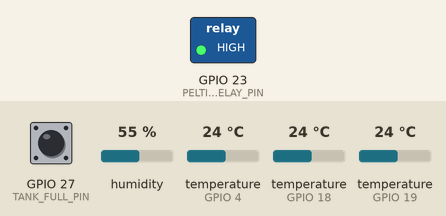
This sketch was run on a simulated ESP32. On the bench: switched loads named in the sketch (green lamp = pin HIGH). Inputs (shaded band) come from the test bench; at power-on: humidity 55 %, GPIO 27 (TANK_FULL_PIN) HIGH, temperature (sensors on GPIO 4, GPIO 18, GPIO 19) 24 °C. What the sketch prints to the serial monitor is not drawn.

Above: at 1.2 s.
1.3 s: humidity set to 78 %
4.7 s: humidity set to 81 %
At 8.7 s:
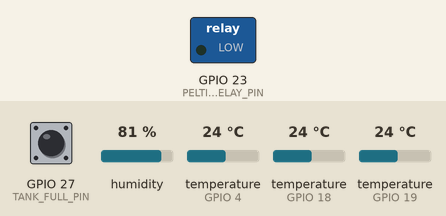
9.0 s: humidity set to 77 %
12.7 s: humidity set to 74 %
At 16.5 s:
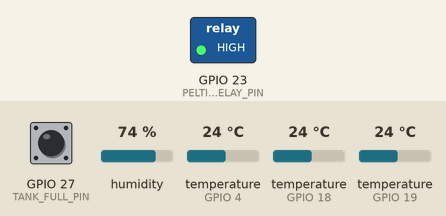
17.0 s: humidity set to 88 %
At 20.9 s:
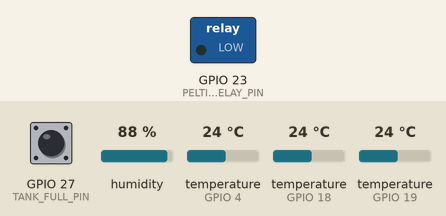
Timing chart, 0 to 22.0 s (numbered marks = the images above; inputs shaded):
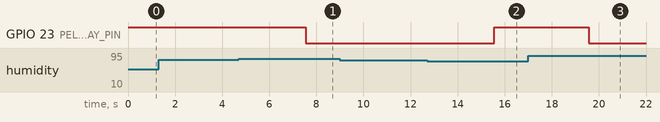

Measured:
- the behaviour switches between 79 and 80 % on humidity (found by bisection; images 0 and 1)
- the behaviour switches between 76 and 75 % on humidity (found by bisection; images 1 and 2)
- after the input at 1.3 s, every drawn part: stays the same
- after the input at 4.7 s, GPIO 23 (PELTIER_RELAY_PIN): HIGH → LOW after 2.8 s
- after the input at 9.0 s, every drawn part: stays the same
- after the input at 12.7 s, GPIO 23 (PELTIER_RELAY_PIN): LOW → HIGH after 2.9 s
- after the input at 17.0 s, GPIO 23 (PELTIER_RELAY_PIN): HIGH → LOW after 2.6 s

The sketch:

esp32_sensor_template.ino
```cpp
/*
  AGRIMETRIX FESTAFORA 2026 - REAL SENSOR TEMPLATE
  -------------------------------------------------
  Template awal untuk ESP32 + DHT22 + 2x DS18B20 + relay/MOSFET driver.
  WAJIB sesuaikan pin, rangkaian driver, pendinginan sisi panas, kalibrasi,
  sensor tandon, pengukuran energi, dan fail-safe dengan perangkat nyata.

  Library eksternal Arduino IDE:
    - DHT sensor library (Adafruit)
    - Adafruit Unified Sensor
    - OneWire
    - DallasTemperature

  PENTING: jangan menghubungkan Peltier langsung ke pin ESP32. Gunakan
  driver/relay/MOSFET dan catu daya yang sesuai serta proteksi kelistrikan.
*/

#include <WiFi.h>
#include <WebServer.h>
#include <DHT.h>
#include <OneWire.h>
#include <DallasTemperature.h>

const char* AP_SSID = "AGRIMETRIX_Hardware";
const char* AP_PASSWORD = "agrimetrixbisa";

#define DHT_PIN 4
#define DHT_TYPE DHT22
#define SURFACE_ONEWIRE_PIN 18
#define HOTSIDE_ONEWIRE_PIN 19
#define TANK_FULL_PIN 27
#define PELTIER_RELAY_PIN 23

// Sesuaikan logika relay dengan modul Anda.
const int RELAY_ON = LOW;
const int RELAY_OFF = HIGH;
const float RH_ON = 80.0f;
const float RH_OFF = 75.0f;
const float HOTSIDE_LIMIT_C = 60.0f;

DHT dht(DHT_PIN, DHT_TYPE);
OneWire surfaceBus(SURFACE_ONEWIRE_PIN);
OneWire hotSideBus(HOTSIDE_ONEWIRE_PIN);
DallasTemperature surfaceSensor(&surfaceBus);
DallasTemperature hotSideSensor(&hotSideBus);
WebServer server(80);

float airTempC = NAN;
float humidity = NAN;
float surfaceTempC = NAN;
float hotSideTempC = NAN;
bool peltierOn = false;
bool sensorOk = false;
bool overheat = false;
bool tankFull = false;
unsigned long lastReadMs = 0;

void updateSensorsAndControl() {
  unsigned long now = millis();
  if (now - lastReadMs < 2000) return;
  lastReadMs = now;

  airTempC = dht.readTemperature();
  humidity = dht.readHumidity();
  surfaceSensor.requestTemperatures();
  hotSideSensor.requestTemperatures();
  surfaceTempC = surfaceSensor.getTempCByIndex(0);
  hotSideTempC = hotSideSensor.getTempCByIndex(0);
  tankFull = digitalRead(TANK_FULL_PIN) == LOW; // sesuaikan dengan sensor Anda

  bool dhtValid = !isnan(airTempC) && !isnan(humidity);
  bool surfaceValid = surfaceTempC > -100.0f && surfaceTempC < 100.0f;
  bool hotSideValid = hotSideTempC > -100.0f && hotSideTempC < 120.0f;
  sensorOk = dhtValid && surfaceValid && hotSideValid;
  overheat = hotSideValid && hotSideTempC >= HOTSIDE_LIMIT_C;

  // Fail-safe utama: sensor gagal, overheat, atau tandon penuh => Peltier OFF.
  if (!sensorOk || overheat || tankFull) {
    peltierOn = false;
  } else {
    // Kendali awal rule-based + histeresis.
    if (!peltierOn && humidity >= RH_ON) peltierOn = true;
    if (peltierOn && humidity <= RH_OFF) peltierOn = false;
  }

  digitalWrite(PELTIER_RELAY_PIN, peltierOn ? RELAY_ON : RELAY_OFF);
}

String numberOrNull(float value, int digits = 2) {
  return isnan(value) ? "null" : String(value, digits);
}

void addCors() {
  server.sendHeader("Access-Control-Allow-Origin", "*");
  server.sendHeader("Cache-Control", "no-store");
}

void handleStatus() {
  updateSensorsAndControl();

  String json = "{";
  json += "\"mode\":\"sensor\",";
  json += "\"temperature\":" + numberOrNull(airTempC) + ",";
  json += "\"humidity\":" + numberOrNull(humidity) + ",";
  json += "\"surfaceTemp\":" + numberOrNull(surfaceTempC) + ",";
  json += "\"hotSideTemp\":" + numberOrNull(hotSideTempC) + ",";

  // Hubungkan sensor level/flow/energy meter nyata sebelum mengganti null berikut.
  json += "\"tankPercent\":null,";
  json += "\"condensateMl\":null,";
  json += "\"reusedMl\":null,";
  json += "\"energyPeltierWh\":null,";
  json += "\"energyOtherWh\":null,";

  json += "\"peltierOn\":" + String(peltierOn ? "true" : "false") + ",";
  json += "\"sensorOk\":" + String(sensorOk ? "true" : "false") + ",";
  json += "\"overheat\":" + String(overheat ? "true" : "false") + ",";
  json += "\"tankFull\":" + String(tankFull ? "true" : "false") + ",";
  json += "\"waterQualityStatus\":\"not_tested\",";
  json += "\"uptimeMs\":" + String(millis());
  json += "}";

  addCors();
  server.send(200, "application/json", json);
}

void setup() {
  Serial.begin(115200);
  pinMode(TANK_FULL_PIN, INPUT_PULLUP);
  pinMode(PELTIER_RELAY_PIN, OUTPUT);
  digitalWrite(PELTIER_RELAY_PIN, RELAY_OFF);

  dht.begin();
  surfaceSensor.begin();
  hotSideSensor.begin();

  WiFi.mode(WIFI_AP);
  WiFi.softAP(AP_SSID, AP_PASSWORD);
  Serial.print("AGRIMETRIX AP IP: ");
  Serial.println(WiFi.softAPIP());

  server.on("/api/status", HTTP_GET, handleStatus);
  server.on("/", HTTP_GET, [](){
    addCors();
    server.send(200, "text/plain", "AGRIMETRIX sensor template aktif. Gunakan /api/status");
  });
  server.begin();
}

void loop() {
  server.handleClient();
  updateSensorsAndControl();
  delay(5);
}
```
